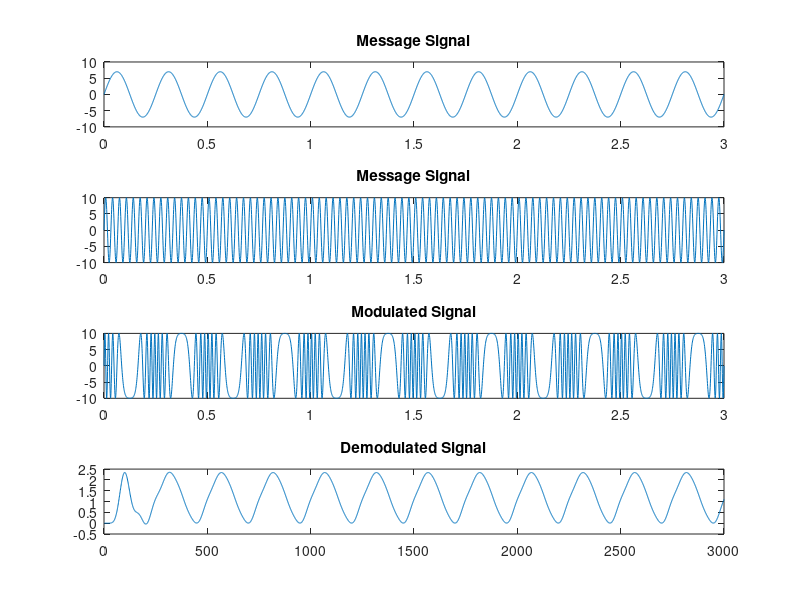

MATLAB code for this plot:
clc; #... Clear command line
clear all; #... Clear variables
close all; #... Clear figures

msg_amplitude = 7; #... Amplitude of message signal
msg_frequency = 4; #... Frequency(Hz) of message signal
t = 0:0.001:3; #... Time samples
msg_signal = msg_amplitude*sin(2*pi*msg_frequency*t); #... Message signal
subplot(4,1,1);
plot(t, msg_signal);
title('Message Signal');

carrier_amplitude = 10; #... Amplitude of carrier signal
carrier_frequency = 30; #... Frequency(Hz) of carrier signal
carrier_signal = carrier_amplitude*sin(2*pi*carrier_frequency*t); #... Carrier signal
subplot(4,1,2);
plot(t, carrier_signal);
title('Message Signal');

#... Modulation
modulation_index = 10;
modulated_signal = carrier_amplitude*sin(2*pi*carrier_frequency*t+msg_signal);
subplot(4,1,3);
plot(t, modulated_signal);
title('Modulated Signal');

#... Demodulation
x = abs(diff(modulated_signal));
#... To use butter function we need to run the following 2 commands
#... pkg install -forge signal
pkg load signal
[a,b] = butter(10, 0.03);
demodulated_signal = filter(a,b,x);
subplot(4,1,4);
plot(demodulated_signal);
title('Demodulated Signal');
